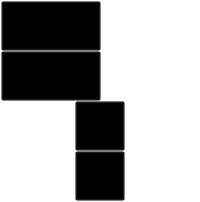
        <widget class="QFrame" name="hour_ten_frame">
         <property name="styleSheet">
          <string notr="true">background: transparent</string>
         </property>
         <property name="frameShape">
          <enum>QFrame::StyledPanel</enum>
         </property>
         <property name="frameShadow">
          <enum>QFrame::Raised</enum>
         </property>
         <layout class="QVBoxLayout" name="verticalLayout_7">
          <property name="spacing">
           <number>0</number>
          </property>
          <property name="leftMargin">
           <number>0</number>
          </property>
          <property name="topMargin">
           <number>0</number>
          </property>
          <property name="rightMargin">
           <number>0</number>
          </property>
          <property name="bottomMargin">
           <number>0</number>
          </property>
          <item>
           <widget class="QPushButton" name="hour_ten_8">
            <property name="sizePolicy">
             <sizepolicy hsizetype="Minimum" vsizetype="Preferred">
              <horstretch>0</horstretch>
              <verstretch>0</verstretch>
             </sizepolicy>
            </property>
            <property name="minimumSize">
             <size>
              <width>50</width>
              <height>50</height>
             </size>
            </property>
            <property name="maximumSize">
             <size>
              <width>100</width>
              <height>100</height>
             </size>
            </property>
            <property name="styleSheet">
             <string notr="true">background: transparent


</string>
            </property>
            <property name="text">
             <string/>
            </property>
            <property name="iconSize">
             <size>
              <width>40</width>
              <height>40</height>
             </size>
            </property>
           </widget>
          </item>
          <item>
           <widget class="QPushButton" name="hour_ten_4">
            <property name="sizePolicy">
             <sizepolicy hsizetype="Minimum" vsizetype="Preferred">
              <horstretch>0</horstretch>
              <verstretch>0</verstretch>
             </sizepolicy>
            </property>
            <property name="minimumSize">
             <size>
              <width>50</width>
              <height>50</height>
             </size>
            </property>
            <property name="maximumSize">
             <size>
              <width>100</width>
              <height>100</height>
             </size>
            </property>
            <property name="styleSheet">
             <string notr="true">background: transparent


</string>
            </property>
            <property name="text">
             <string/>
            </property>
            <property name="iconSize">
             <size>
              <width>40</width>
              <height>40</height>
             </size>
            </property>
           </widget>
          </item>
          <item alignment="Qt::AlignHCenter">
           <widget class="QPushButton" name="hour_ten_2">
            <property name="sizePolicy">
             <sizepolicy hsizetype="Minimum" vsizetype="Preferred">
              <horstretch>0</horstretch>
              <verstretch>0</verstretch>
             </sizepolicy>
            </property>
            <property name="minimumSize">
             <size>
              <width>50</width>
              <height>50</height>
             </size>
            </property>
            <property name="maximumSize">
             <size>
              <width>100</width>
              <height>100</height>
             </size>
            </property>
            <property name="styleSheet">
             <string notr="true">background: transparent


</string>
            </property>
            <property name="text">
             <string/>
            </property>
            <property name="icon">
             <iconset resource="binary_clock_icons.qrc">
              <normaloff>:/icons/Binary_clock_assets/dim_circle.png</normaloff>:/icons/Binary_clock_assets/dim_circle.png</iconset>
            </property>
            <property name="iconSize">
             <size>
              <width>60</width>
              <height>60</height>
             </size>
            </property>
           </widget>
          </item>
          <item alignment="Qt::AlignHCenter">
           <widget class="QPushButton" name="hour_ten_1">
            <property name="sizePolicy">
             <sizepolicy hsizetype="Minimum" vsizetype="Preferred">
              <horstretch>0</horstretch>
              <verstretch>0</verstretch>
             </sizepolicy>
            </property>
            <property name="minimumSize">
             <size>
              <width>50</width>
              <height>50</height>
             </size>
            </property>
            <property name="maximumSize">
             <size>
              <width>100</width>
              <height>100</height>
             </size>
            </property>
            <property name="styleSheet">
             <string notr="true">background: transparent


</string>
            </property>
            <property name="text">
             <string/>
            </property>
            <property name="icon">
             <iconset resource="binary_clock_icons.qrc">
              <normaloff>:/icons/Binary_clock_assets/dim_circle.png</normaloff>:/icons/Binary_clock_assets/dim_circle.png</iconset>
            </property>
            <property name="iconSize">
             <size>
              <width>60</width>
              <height>60</height>
             </size>
            </property>
           </widget>
          </item>
         </layout>
        </widget>
